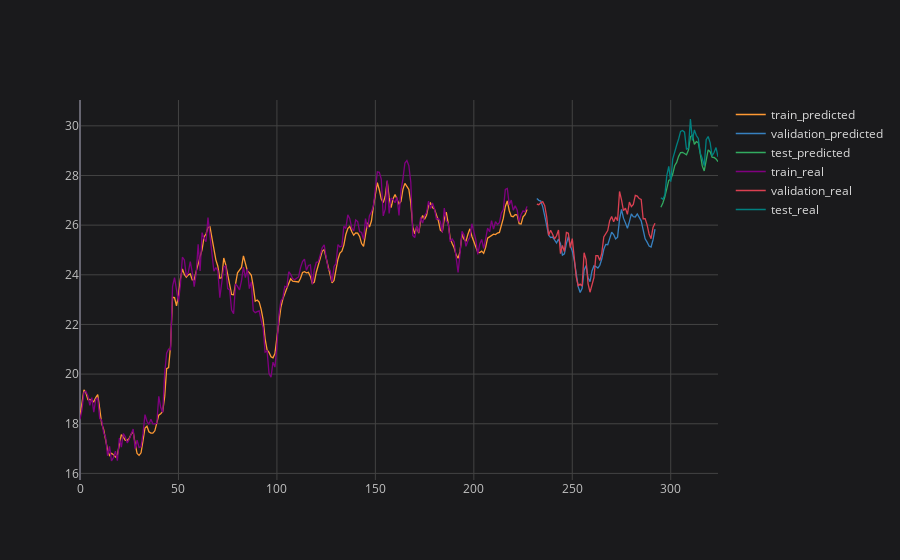

Source (notebook cell):
### Code cell
# plotting final result
plot_ticker = 'PETR4'
plot_feature = 'Adj Close'

pd.DataFrame.from_dict(final_prediction_results[plot_ticker][plot_feature]).iplot(title=f'{plot_ticker} {plot_feature} {plot_imf}', layout=space)

### Figure 1 — Plotly figure (JSON) as saved in the notebook; plotly's stock layout.template omitted (floating-point values rounded to 4 significant figures; data arrays with more than 128 entries replaced by an {"elided": "..."} marker saying what was removed)
{"data": [{"line": {"color": "rgba(255, 153, 51, 1.0)", "dash": "solid", "shape": "linear", "width": 1.3}, "mode": "lines", "name": "train_predicted", "text": "", "type": "scatter", "x": {"elided": "325 int values"}, "y": {"elided": "325 mixed values"}}, {"line": {"color": "rgba(55, 128, 191, 1.0)", "dash": "solid", "shape": "linear", "width": 1.3}, "mode": "lines", "name": "validation_predicted", "text": "", "type": "scatter", "x": {"elided": "325 int values"}, "y": {"elided": "325 mixed values"}}, {"line": {"color": "rgba(50, 171, 96, 1.0)", "dash": "solid", "shape": "linear", "width": 1.3}, "mode": "lines", "name": "test_predicted", "text": "", "type": "scatter", "x": {"elided": "325 int values"}, "y": {"elided": "325 mixed values"}}, {"line": {"color": "rgba(128, 0, 128, 1.0)", "dash": "solid", "shape": "linear", "width": 1.3}, "mode": "lines", "name": "train_real", "text": "", "type": "scatter", "x": {"elided": "325 int values"}, "y": {"elided": "325 mixed values"}}, {"line": {"color": "rgba(219, 64, 82, 1.0)", "dash": "solid", "shape": "linear", "width": 1.3}, "mode": "lines", "name": "validation_real", "text": "", "type": "scatter", "x": {"elided": "325 int values"}, "y": {"elided": "325 mixed values"}}, {"line": {"color": "rgba(0, 128, 128, 1.0)", "dash": "solid", "shape": "linear", "width": 1.3}, "mode": "lines", "name": "test_real", "text": "", "type": "scatter", "x": {"elided": "325 int values"}, "y": {"elided": "325 mixed values"}}], "layout": {"legend": {"bgcolor": "#1A1A1C", "font": {"color": "#D9D9D9", "size": 12}}, "paper_bgcolor": "#1A1A1C", "plot_bgcolor": "#1A1A1C", "title": {"font": {"color": "#D9D9D9"}, "x": 0.5}, "xaxis": {"gridcolor": "#434343", "showgrid": true, "tickfont": {"color": "#C2C2C2", "size": 12}, "title": {"font": {"color": "#D9D9D9"}}, "zerolinecolor": "#666570"}, "yaxis": {"gridcolor": "#434343", "showgrid": true, "tickfont": {"color": "#C2C2C2", "size": 12}, "title": {"font": {"color": "#D9D9D9"}}, "zerolinecolor": "#666570"}}}
